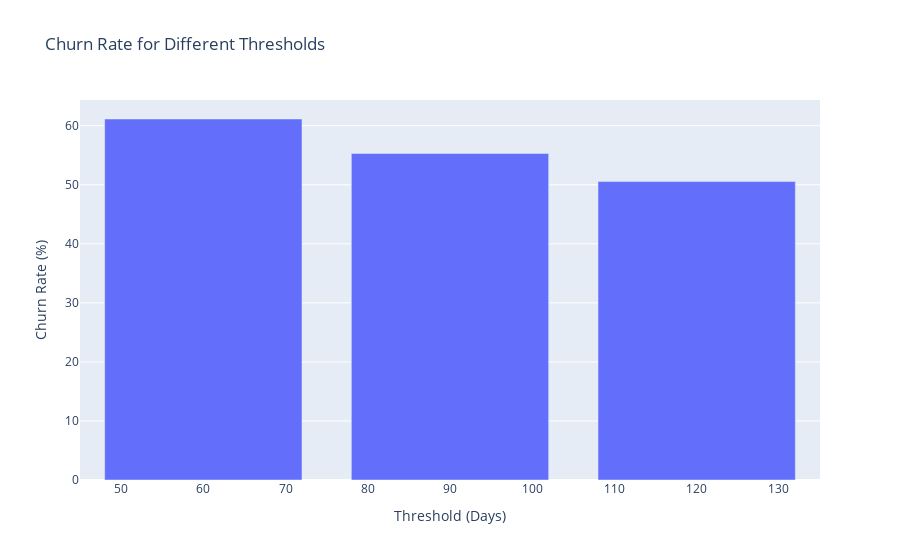

Notebook source saved alongside this figure:
### Markdown cell above
##### **Plot churn rate if threshold is 60, 90, and 120 days**

### Code cell
import plotly.express as px

thresholds = [60, 90, 120]  # Specified churn thresholds
churn_rates = []

for threshold in thresholds:
    # Calculate churn rate for the current threshold
    churn_rate = (df['days_since_last'] > threshold).mean() * 100
    churn_rates.append(churn_rate)

# Create a DataFrame for plotting
churn_data = pd.DataFrame({'Threshold (Days)': thresholds, 'Churn Rate (%)': churn_rates})

# Create a bar chart using Plotly Express
fig = px.bar(
    churn_data,
    x='Threshold (Days)',
    y='Churn Rate (%)',
    title="Churn Rate for Different Thresholds",
)

fig.show()

### Figure 1 — Plotly figure (JSON) as saved in the notebook; plotly's stock layout.template omitted (floating-point values rounded to 4 significant figures)
{"data": [{"hovertemplate": "Threshold (Days)=%{x}<br>Churn Rate (%)=%{y}<extra></extra>", "legendgroup": "", "marker": {"color": "#636efa", "pattern": {"shape": ""}}, "name": "", "orientation": "v", "showlegend": false, "textposition": "auto", "type": "bar", "x": [60, 90, 120], "xaxis": "x", "y": [61.14, 55.29, 50.54], "yaxis": "y"}], "layout": {"barmode": "relative", "legend": {"tracegroupgap": 0}, "title": {"text": "Churn Rate for Different Thresholds"}, "xaxis": {"anchor": "y", "domain": [0, 1], "title": {"text": "Threshold (Days)"}}, "yaxis": {"anchor": "x", "domain": [0, 1], "title": {"text": "Churn Rate (%)"}}}}
